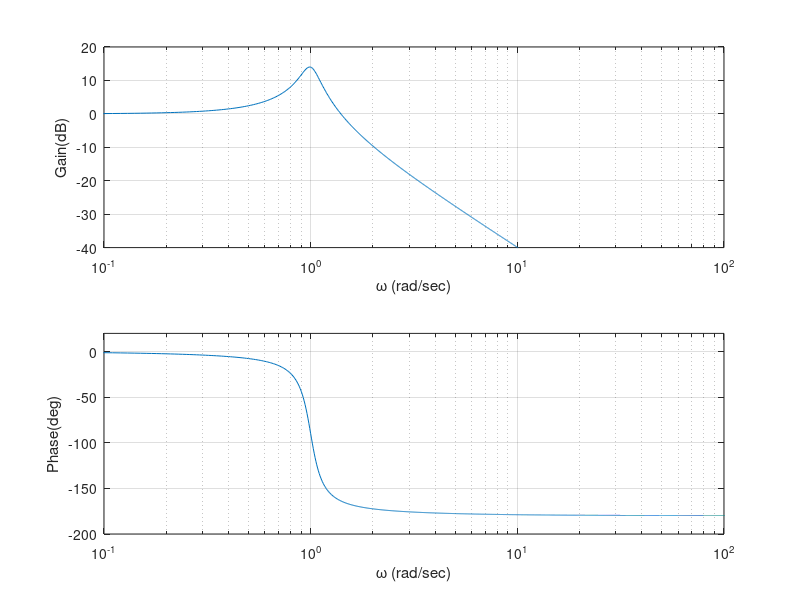

This figure's MATLAB source:
%%
w=0:0.01:100;
G=20./(4*w*1i+1);
figure(1);clf;
subplot(211),semilogx(w,20*log10(abs(G)));
subplot(212),semilogx(w,unwrap(angle((G)))*(180/pi));
%%

% G(jw) = Wn^2/(2*zeta*Wn*w+(Wn^2-w^2))
w=0:0.01:200;
zeta=0.1;
G=1./(1i*2*zeta*1*w + (1-(w.^2)));
figure(1);clf;
subplot(211),semilogx(w,20*log10(abs(G)));xlabel('\omega (rad/sec)');ylabel('Gain(dB)');xlim([0.1 100]);ylim([-40 20]);grid on;
subplot(212),semilogx(w,unwrap(angle((G)))*(180/pi));xlabel('\omega (rad/sec)');ylabel('Phase(deg)');xlim([0.1 100]);ylim([-200 20]);grid on;
